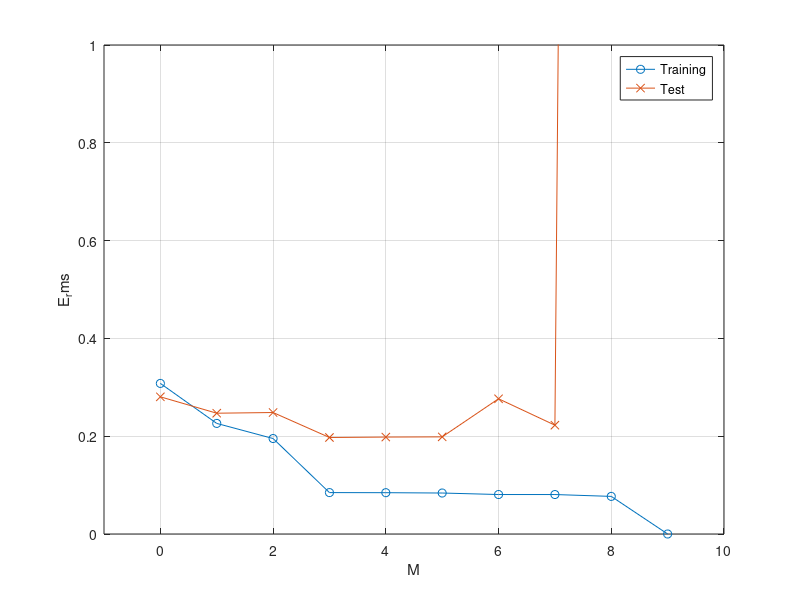
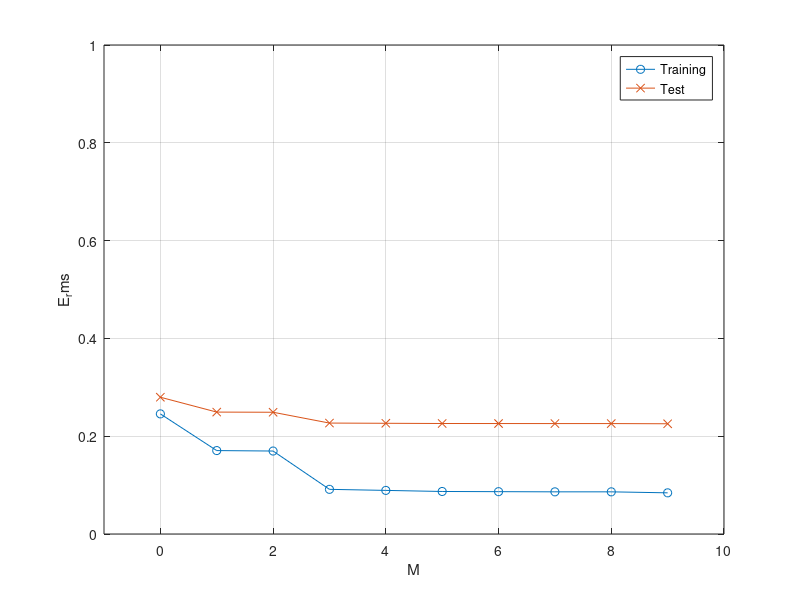

The MATLAB script that drew these images, in order:
k=1;
for AA = [10 100]
N_train = AA;
rng(19);
X_train = rand(N_train,1);
X_train = sort(X_train);
X_train_norm = X_train./max(X_train);
rng(19);
eps_train = normrnd(0,0.3,N_train,1);
t_train = sin(2*pi*X_train)+eps_train;
t_train_norm=(t_train-min(t_train))/(max(t_train)-min(t_train));
% Test Set Generation
N_test = 100; rng(19);
X_test = rand (N_test,1);
X_test = sort(X_test);
rng(19);
eps_test = normrnd(0,0.3,N_test,1);
t_test = sin(2*pi*X_test)+eps_test;
t_test_norm=(t_test-min(t_test))/(max(t_test)-min(t_test));

%Design Matrix with polynomial for Training Set

X_train_poly = zeros(N_train,9);
for i = 1:N_train
    for m = 1:9
    X_train_poly(i,m) = X_train(i)^m;
    end
end
X_train_dm = [ones(N_train,1) X_train_poly];

%Design Matrix for Test Set

X_test_poly = zeros(N_test,9);
for j = 1:N_test
    for m = 1:9
    X_test_poly(j,m) = X_test(j)^m;
    end
end
X_test_dm = [ones(N_test,1) X_test_poly];

for polyorder=1:10
    theta{polyorder} = pinv(X_train_dm(:,1:polyorder))*t_train_norm;
        Y_train= X_train_dm(:,1:polyorder)*theta{polyorder};
        JW_train = sum((t_train_norm-Y_train).^2);
        MSE_train(polyorder,:) = sqrt(mean((t_train_norm-Y_train).^2));
        E_RMS_train(polyorder,:) = sqrt(JW_train/N_train);
    
        Y_test= X_test_dm(:,1:polyorder)*theta{polyorder};
        Y_test_norm=(Y_test-min(t_test))/(max(t_test)-min(t_test));
        JW_test = sum((t_test_norm-Y_test_norm).^2);
        E_RMS_test(polyorder,:) = sqrt(JW_test/N_test);
        MSE_test(polyorder,:) = sqrt(mean((t_test_norm-Y_test_norm).^2));      
end

%plot
figure(k);
k = k+1;
plot (0:9, E_RMS_train, '-o');
%plot (0:9, MSE_train, '-o');
hold on; grid on;
%plot (0:9, MSE_test, '-x');
plot (0:9, E_RMS_test, '-x');
ylim([0 1]);
xlim([-1 10]);
xlabel('M');
ylabel('E_rms');
legend('Training','Test')
end

